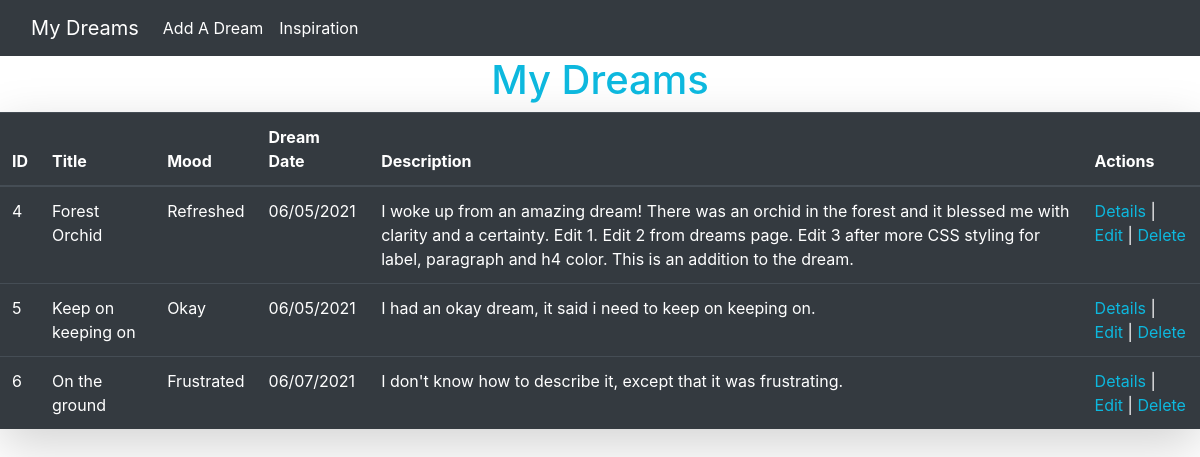
The app's page /, older data.
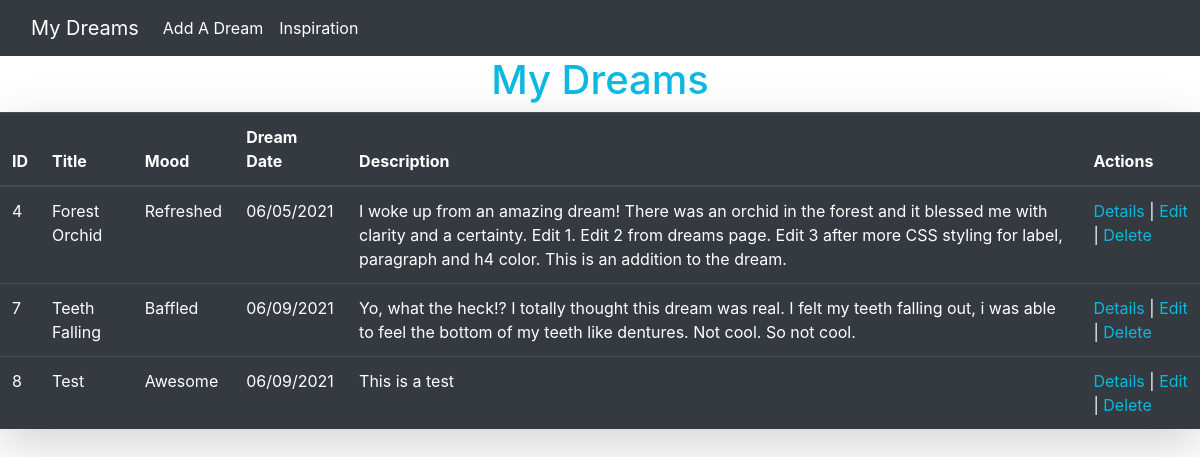
The same page, newer data.
### project_solo_app/models.py (models this page shows)
class Dream(models.Model):
    title = models.CharField(max_length=255)
    mood = models.CharField(max_length=45)
    dream_date = models.DateTimeField()
    description = models.CharField(max_length=255)
    created_at = models.DateTimeField(auto_now_add=True)
    updated_at = models.DateTimeField(auto_now=True)
    objects = DreamManager()

### project_solo_app/views.py (the view)
# urls.py: path('', views.index),
def index(request):
    context = {
        'dreams': Dream.objects.all()
    }
    return render(request, 'dreams.html', context)

### project_solo_app/templates/dreams.html (shortened to what this page needs)
<!DOCTYPE html>
<html lang="en">
<head>
    <link rel="stylesheet" href="https://cdn.jsdelivr.net/npm/bootstrap@4.6.0/dist/css/bootstrap.min.css">
    {% load static %}
    <link rel="stylesheet" href="{% static 'styles.css' %}">
</head>
<body>
    <nav class="navbar navbar-expand-lg navbar-dark bg-dark">
        <div class="container-fluid">
            <a class="navbar-brand" href="/project_solo_app/">My Dreams</a>
            <div class="collapse navbar-collapse" id="navbarNav">
                <ul class="navbar-nav">
                    <li class="nav-item">
                        <a class="nav-link active" href="/project_solo_app/new">Add A Dream</a>
                    </li>
                    <li class="nav-item">
                        <a class="nav-link active" href="/project_solo_app/inspiration">Inspiration</a>
                    </li>
                </ul>
            </div>
        </div>
    </nav>
    <div>
        <h1>My Dreams</h1>
        <table class="table shadow-lg table-dark">
            <thead>
                <tr>
                    <th>ID</th>
                    <th>Title</th>
                    <th>Mood</th>
                    <th>Dream Date</th>
                    <th>Description</th>
                    <th>Actions</th>
                </tr>
            </thead>
            <tbody>
                {% for dream in dreams %}
                    <tr>
                        <td>{{ dream.id }}</td>
                        <td>{{ dream.title }}</td>
                        <td>{{ dream.mood }}</td>
                        <td>{{ dream.dream_date|date:"SHORT_DATE_FORMAT" }}</td>
                        <td>{{ dream.description }}</td>
                        <td><a href="/project_solo_app/{{ dream.id }}">Details</a> | <a href="/project_solo_app/{{ dream.id }}/edit">Edit</a> | <a href="/project_solo_app/{{ dream.id }}/delete">Delete</a>
                    </tr>
                {% endfor %}
            </tbody>
        </table>
    </div>
</body>
</html>

### project_solo_app/static/styles.css (style rules this page uses)
body { background-image: url('/static/matt-howard-C0uLfBSEZK4-unsplash.jpg'); background-repeat: no-repeat; background-attachment: fixed; background-size: cover; }
h1 { color: #0DB8DE; text-align: center; }
a { color: #0DB8DE; }

Row changes from the older to the newer data that the page shows:
removed Dream: id "5", title "Keep on keeping on", mood "Okay", dream_date "06/05/2021", description "I had an okay dream, it said i need to keep on keeping on."
removed Dream: id "6", title "On the ground", mood "Frustrated", dream_date "06/07/2021", description "I don't know how to describe it, except that it was frustrating."
added Dream: id "7", title "Teeth Falling", mood "Baffled", dream_date "06/09/2021", description "Yo, what the heck!? I totally thought this dream was real. I felt my teeth falling out, i was able to feel the bottom of my teeth like dentures. Not cool. So not cool."
added Dream: id "8", title "Test", mood "Awesome", dream_date "06/09/2021", description "This is a test"
